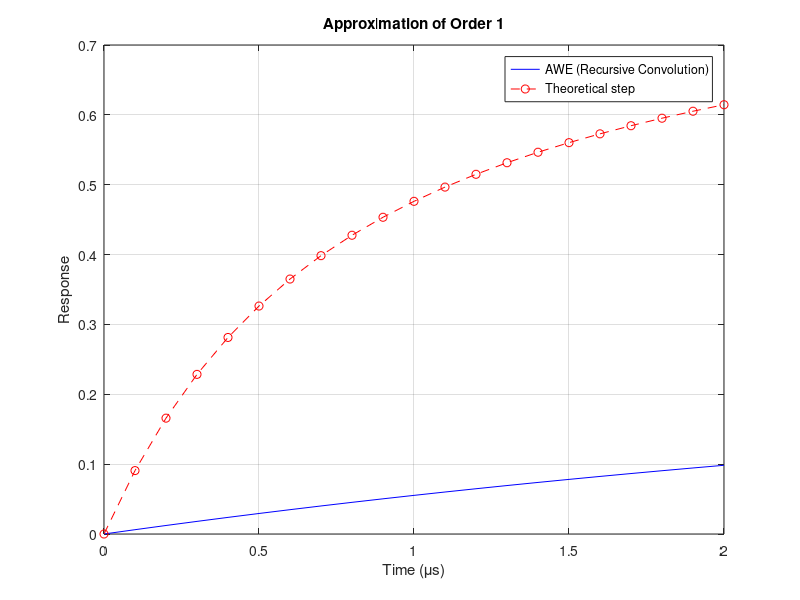
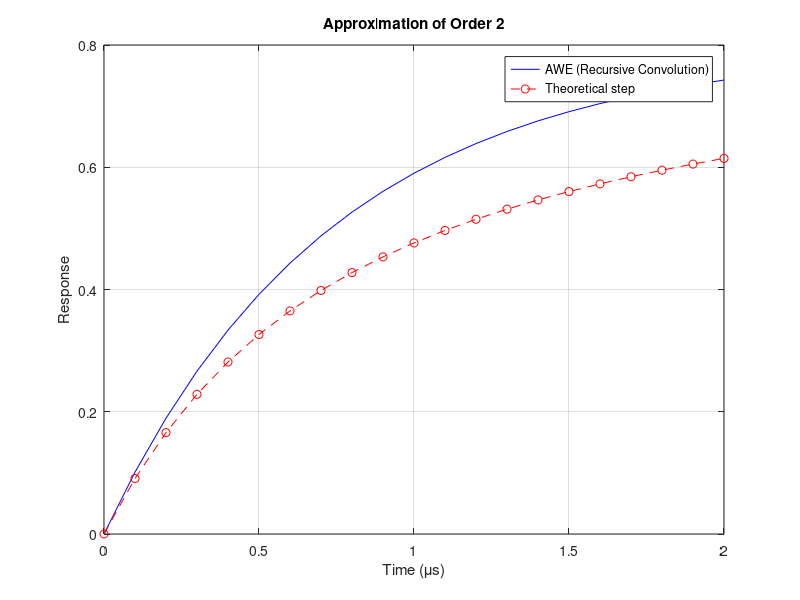
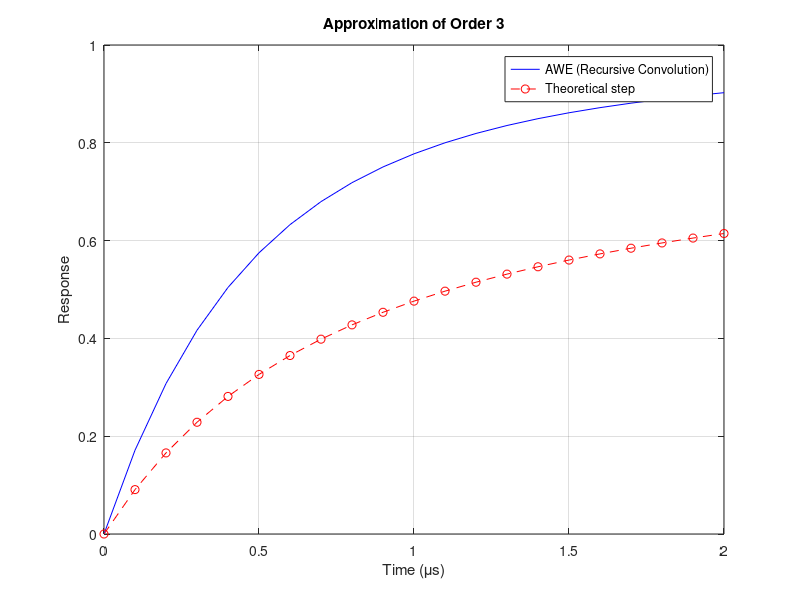
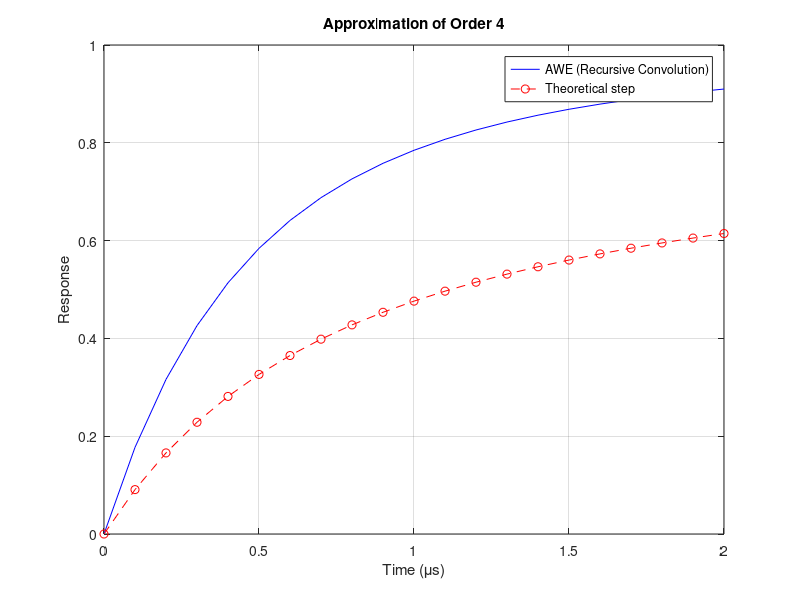

Write MATLAB code to recreate these figures, in order.
clear all
clc
% Input state-space matrices
A = [-2 1 0 0; 1 -2 1 0; 0 1 -2 1; 0 0 1 -1];
B = [1; 0; 0; 0];
C = [1; 0; 0; 0];
t = 0:0.1:2;
% impulse response 
%{
eat = @(t) expm(A.*t); 
y = @(t)mtimes(mtimes(transpose(C),eat(t)),B); 
y_values = arrayfun(@(t) y(t), t);
%}

% step response
sys = ss(A,B,transpose(C),0);
[y_theory, t] = step(sys, t); % get the step input response using step 
% Determine the order of the system
q = length(B);
% Compute moments
num_moments = 2 * q;
moments = zeros(1, num_moments);
for i = 1:num_moments
    moments(i) = -transpose(C) * (A^(-i)) * B;
end

% Generalized approximation for all orders
for approx_order = 1:q
    fprintf('Case %d:\n', approx_order);

    % Construct the moment matrix
    moment_matrix = zeros(approx_order);
    Vector_c = -moments(approx_order+1:2*approx_order)';

    for i = 1:approx_order
        moment_matrix(i, :) = moments(i:i+approx_order-1);
    end
    % find b matrix (deno coef)
    b_matrix = inv(moment_matrix)*Vector_c;
    
    %find the ploes 
    poles = roots([transpose(b_matrix) ,1]);
    
    % determine residuses 
    % form the V matrix 
    V = zeros(approx_order);
    for i = 1:approx_order
        for j = 1:approx_order
            V(i, j) = 1/poles(j)^(i-1);
        end
    end
    % form the A matrix 
    A_diag = diag(1 ./ poles);
    r_moments = moments(1:approx_order); % a helper matrix
    % find the residuse
    residues = -1*inv(A_diag)* inv(V)* transpose(r_moments);
    %form the impulse response 
    h =0;
    for i = 1:approx_order
        h = h + residues(i) * exp(poles(i) * t);
    end
    % Recursive Convolution (Section V)

    y_awe = zeros(size(t)); % AWE response

    % y variables for each pole
    y = zeros(length(poles), 1);

    % Recursive convolution loop
    for n = 2:length(t)
    dt = t(n) - t(n-1); % Time step
    exp_term = exp(poles * dt); % Precompute exponentials
        for i = 1:length(poles)
            % Updat state using Eq. (15)
            y(i) = residues(i) * (1 - exp_term(i)) * 1 + exp_term(i)*y(i);
        end
        y_awe(n) = sum(y); % Total response
    end

    % Plot Results
    figure(approx_order);
    plot(t, y_awe, 'b-'); hold on;
    plot(t, y_theory, 'ro--');
    xlabel('Time (μs)');
    ylabel('Response');
    title(['Approximation of Order ', num2str(approx_order)]);
    legend('AWE (Recursive Convolution)', 'Theoretical step', 'Location', 'Best');
    grid on;
    % plot the output 
    %{
    figure(approx_order);
    plot(t,h);
    hold on 
    plot(t, y_values,'ro');
    xlabel('Time (\mus)');
    ylabel('V Load (Volts)');
    title(['Apprximation of order',num2str(approx_order)]);
    legend('Awe', 'Theory Impulse', 'Location', 'Best');
    grid on
    %}
end
